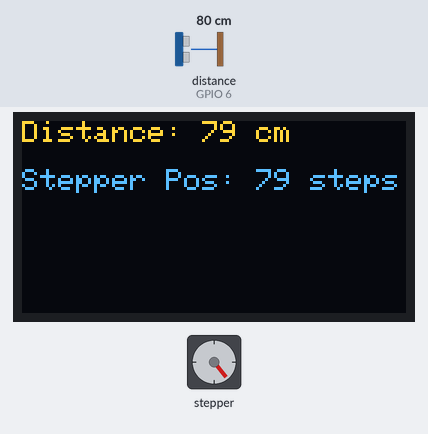
A sketch run on a simulated ESP32-S3. Shown: stepper motor, 128×64 one-colour display. Wiring (inferred from the names in the program): ultrasonic range finder: trigger GPIO 7; echo GPIO 6; stepper motor driver (200 steps per turn assumed): step GPIO 2; direction GPIO 3. The test bench sets the inputs (shaded band); at power-on: distance to the obstacle (sensor on GPIO 6) 80 cm. The echo pulse lasts 58.3 µs per cm; the OLED is the two-colour kind (top 16 rows yellow).

Above: at 1.4 s.
1.5 s: distance to the obstacle (sensor on GPIO 6) set to 2 cm
At 2.8 s:
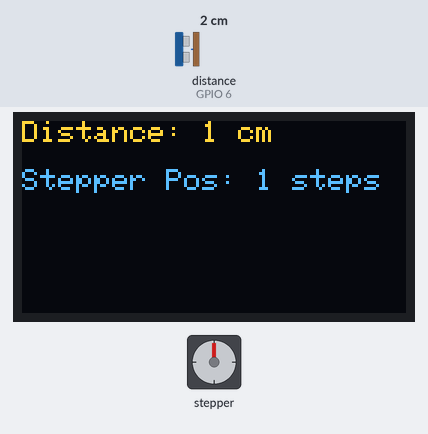
3.5 s: distance to the obstacle (sensor on GPIO 6) set to 18 cm
At 4.0 s:
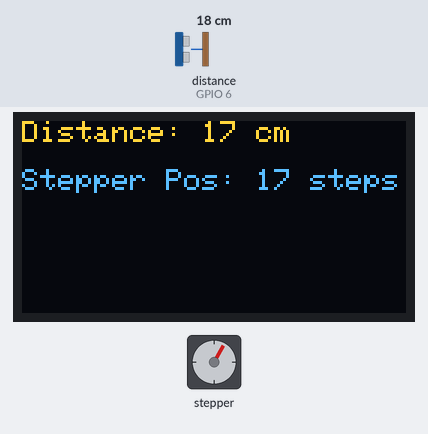
5.2 s: distance to the obstacle (sensor on GPIO 6) set to 35 cm
At 6.6 s:
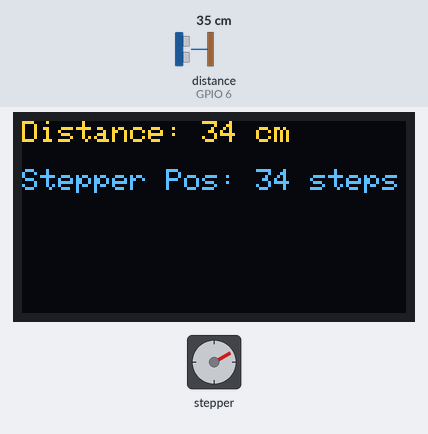
6.9 s: distance to the obstacle (sensor on GPIO 6) set to 60 cm
At 8.3 s:
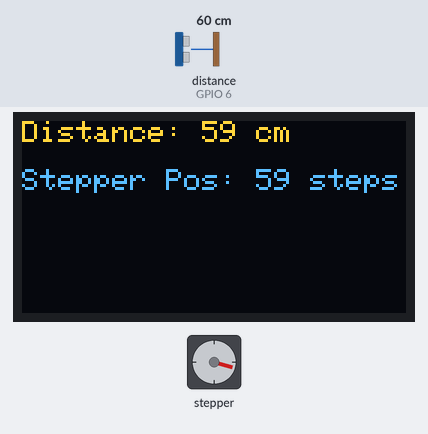
8.6 s: distance to the obstacle (sensor on GPIO 6) set to 120 cm
At 10.2 s:
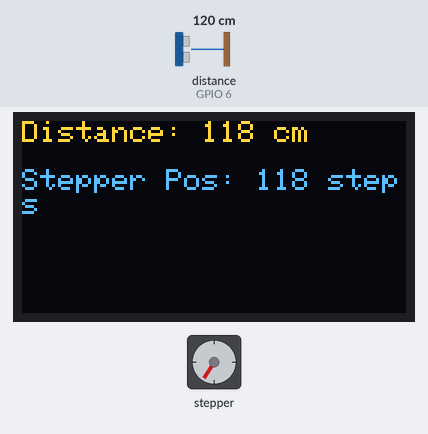
10.5 s: distance to the obstacle (sensor on GPIO 6) set to 250 cm
At 11.8 s:
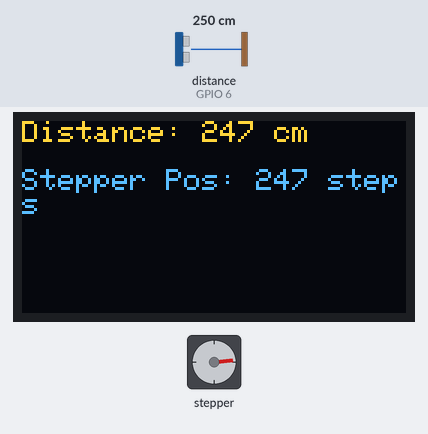
Timing chart, 0 to 13.5 s (numbered marks = the images above; inputs shaded):
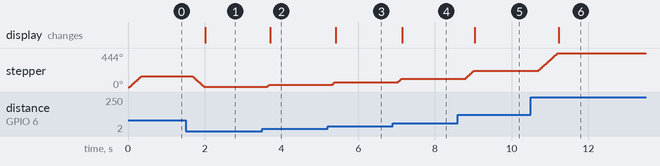

The sketch:

auto_focus.ino
```cpp
#include <Wire.h>
#include <Adafruit_GFX.h>
#include <Adafruit_SSD1306.h>

// OLED display width and height, in pixels
#define SCREEN_WIDTH 128
#define SCREEN_HEIGHT 64

// Declaration for an SSD1306 display connected to I2C (SDA, SCL pins)
#define OLED_RESET    -1 // Reset pin # (or -1 if sharing Arduino reset pin)
Adafruit_SSD1306 display(SCREEN_WIDTH, SCREEN_HEIGHT, &Wire, OLED_RESET);

// HC-SR04 pins
#define TRIG_PIN 7
#define ECHO_PIN 6

// A4988 stepper motor driver pins
#define STEP_PIN 2
#define DIR_PIN 3

// Global variables
bool calibrationComplete = true; // 假设校准已完成
long currentPosition = 0; // 步进电机的当前位置

void setup() {
  // Initialize serial communication
  Serial.begin(115200);

  // Initialize I2C communication
  Wire.begin(4, 5); // SDA = GPIO 4, SCL = GPIO 5

  // Initialize the OLED display
  if(!display.begin(SSD1306_SWITCHCAPVCC, 0x3C)) { // Address 0x3C for 128x64
    Serial.println(F("SSD1306 allocation failed"));
    for(;;); // Don't proceed, loop forever
  }

  // Clear the buffer
  display.clearDisplay();

  // Set text size and color
  display.setTextSize(1);
  display.setTextColor(SSD1306_WHITE);

  // Set up HC-SR04 pins
  pinMode(TRIG_PIN, OUTPUT);
  pinMode(ECHO_PIN, INPUT);

  // Set up A4988 stepper motor driver pins
  pinMode(STEP_PIN, OUTPUT);
  pinMode(DIR_PIN, OUTPUT);
}

long measureDistance() {
  // Send ultrasonic pulse
  digitalWrite(TRIG_PIN, LOW);
  delayMicroseconds(2);
  digitalWrite(TRIG_PIN, HIGH);
  delayMicroseconds(10);
  digitalWrite(TRIG_PIN, LOW);

  // Read echo pulse duration
  long duration = pulseIn(ECHO_PIN, HIGH);

  // Calculate distance in cm
  return duration * 0.034 / 2;
}

void loop() {
  if (calibrationComplete) {
    // 读取距离
    long distance = measureDistance();

    // 在OLED显示屏上显示距离
    display.clearDisplay();
    display.setTextSize(1);
    display.setTextColor(SSD1306_WHITE);
    display.setCursor(0, 0);
    display.print("Distance: ");
    display.print(distance);
    display.println(" cm");

    // 控制步进电机移动到测量的距离
    long stepsToMove = distance - currentPosition; // 计算需要移动的步数
    if (stepsToMove != 0) {
      digitalWrite(DIR_PIN, stepsToMove > 0 ? HIGH : LOW); // 设置方向
      stepsToMove = abs(stepsToMove);
      for (long i = 0; i < stepsToMove; i++) {
        digitalWrite(STEP_PIN, HIGH);
        delayMicroseconds(2000); // 根据需要调整延时
        digitalWrite(STEP_PIN, LOW);
        delayMicroseconds(2000); // 根据需要调整延时
      }
      currentPosition = distance; // 更新当前位置
    }

    // 在OLED显示屏上显示步进电机位置
    display.setCursor(0, 16);
    display.print("Stepper Pos: ");
    display.print(currentPosition);
    display.println(" steps");
    display.display();

    // 延时一段时间再进行下一次测量
    delay(300);
  }
}
```

Measured:
- after the input at 1.5 s, stepper: turns 141° counter-clockwise in 0.31 s, starting after 0.17 s; the display: changes after 0.51 s (image 1)
- after the input at 3.5 s, stepper: turns 29° clockwise, starting after 0.11 s; the display: changes after 0.20 s (image 2)
- after the input at 5.2 s, stepper: turns 31° clockwise, starting after 0.12 s; the display: changes after 0.21 s (image 3)
- after the input at 6.9 s, stepper: turns 45° clockwise, starting after 0.13 s; the display: changes after 0.25 s (image 4)
- after the input at 8.6 s, stepper: turns 106° clockwise in 0.23 s, starting after 0.18 s; the display: changes after 0.44 s (image 5)
- after the input at 10.5 s, stepper: turns 232° clockwise in 0.51 s, starting after 0.19 s; the display: changes after 0.73 s (image 6)
- by itself, stepper: turns 142° clockwise in 0.31 s
